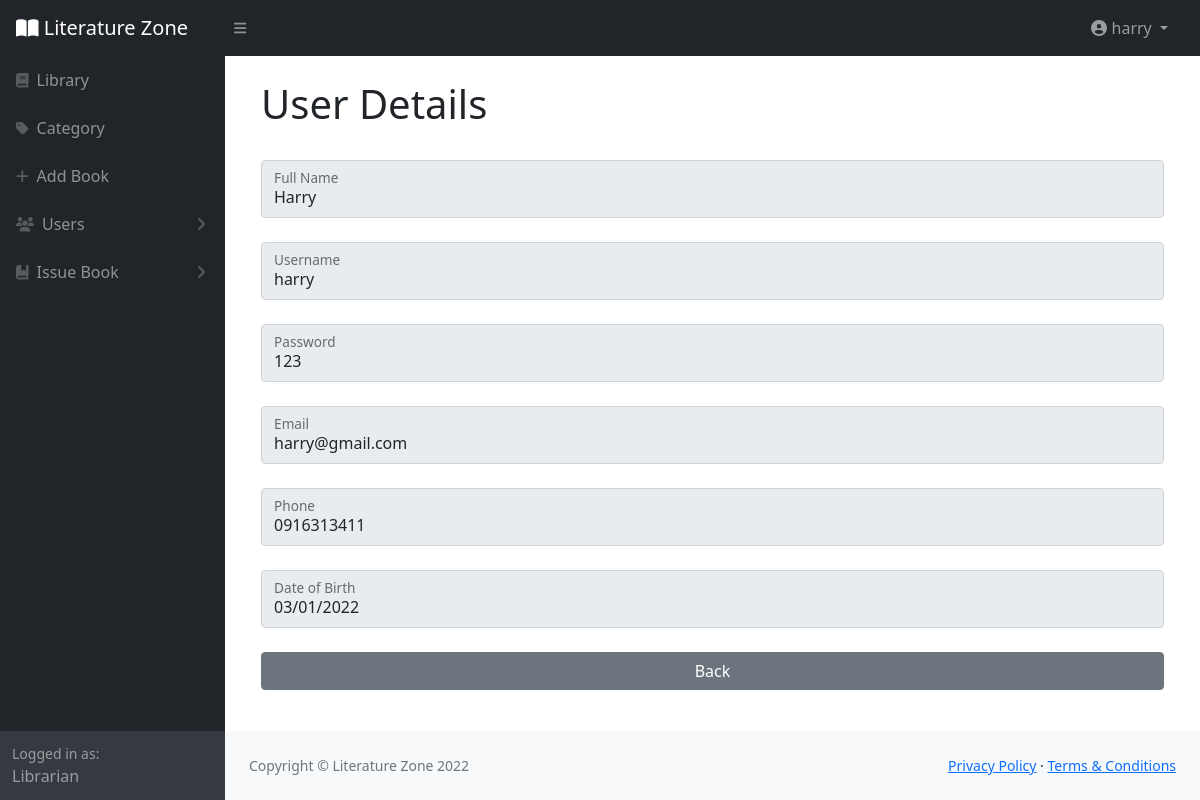
The page /LibrarianDetail.php?UserID=1 (signed in) on the database its author committed.
### tables this page shows
CREATE TABLE `user` (
  `UserID` int(11) NOT NULL,
  `FullName` varchar(200) NOT NULL,
  `Username` varchar(30) NOT NULL,
  `Password` varchar(25) NOT NULL,
  `RoleID` int(11) NOT NULL,
  `Email` varchar(40) NOT NULL,
  `Phone` varchar(25) NOT NULL,
  `DateOfBirth` date NOT NULL,
  `RegDate` timestamp NOT NULL DEFAULT current_timestamp() ON UPDATE current_timestamp()
);

### LibrarianDetail.php (the view, shortened to what this page needs)
<?php
    include("connect.php");
    $UserID=$_GET['UserID'];
    $select="SELECT * FROM user
            WHERE UserID='$UserID'";
    $result=mysqli_query($connect,$select);
    $callvalue=mysqli_fetch_assoc($result);
?>
<!DOCTYPE html>
<html lang="en">
    <head>
        <link href="https://cdn.jsdelivr.net/npm/simple-datatables@latest/dist/style.css" rel="stylesheet" />
        <link href="css/styles.css" rel="stylesheet" />
        <link rel="stylesheet" type="text/css" href="css/all.min.css">
    </head>
    <body class="sb-nav-fixed">
        <?php include("LibrarianHeader.php");?>
        <?php include("LibrarianSidebar.php") ?>
            <div id="layoutSidenav_content">
                <main>
                    <div class="container-fluid px-4">
                    	<div class="container">
                    	<form action="" method="POST">
                        <h1 class="mt-4">User Details</h1><br>
                        <div class="form-floating mb-3 mb-md-0">
                        	<input type="text" class="form-control" name="fullname" placeholder="fullname" value="<?= $callvalue['FullName'] ?>" disabled>
                                                        <label for="Category">Full Name</label>
                                                    </div><br>
                                                    <div class="form-floating mb-3 mb-md-0">
                                                    	<input type="text" class="form-control" name="username" placeholder="username" value="<?= $callvalue['Username'] ?>" disabled>
                                                        <label for="Category">Username</label>
                                                    </div><br>
                                                    <div class="form-floating mb-3 mb-md-0">
                                                    	<input type="text" class="form-control" name="password" placeholder="password" value="<?= $callvalue['Password'] ?>" disabled>
                                                        <label for="Category">Password</label>
                                                    </div><br>
                                                    <div class="form-floating mb-3 mb-md-0">
                                                    	<input type="Email" class="form-control" name="email" placeholder="email" value="<?= $callvalue['Email'] ?>" disabled>
                                                        <label for="Category">Email</label>
                                                    </div><br>
                                                    <div class="form-floating mb-3 mb-md-0">
                                                    	<input type="number" class="form-control" name="phone" placeholder="phone" value="<?= $callvalue['Phone'] ?>" disabled>
                                                        <label for="Category">Phone</label>
                                                    </div><br>
                                                    <div class="form-floating mb-3 mb-md-0">
                                                    	<input type="date" class="form-control" name="dob" placeholder="dob" value="<?= $callvalue['DateOfBirth'] ?>" disabled>
                                                        <label for="Category">Date of Birth</label>
                                                    </div>
                                                    <div class="mt-4 mb-0">
                                                <div class="d-grid">
                                                	<input type="button" class="btn btn-secondary btn-block" onclick="history.back();" value="Back">
                                            </div>
                                            </div></form>
                        </div>
                </main>
                <?php include("Footer.php"); ?>
            </div>
        </div>
    </body>
</html>

### rows shown on the page
user: fullname "Harry", username "harry", password "123", email "harry@gmail.com", phone "0916313411", dob "03/01/2022"

### other values the page prints
$_SESSION["Username"] "harry"
